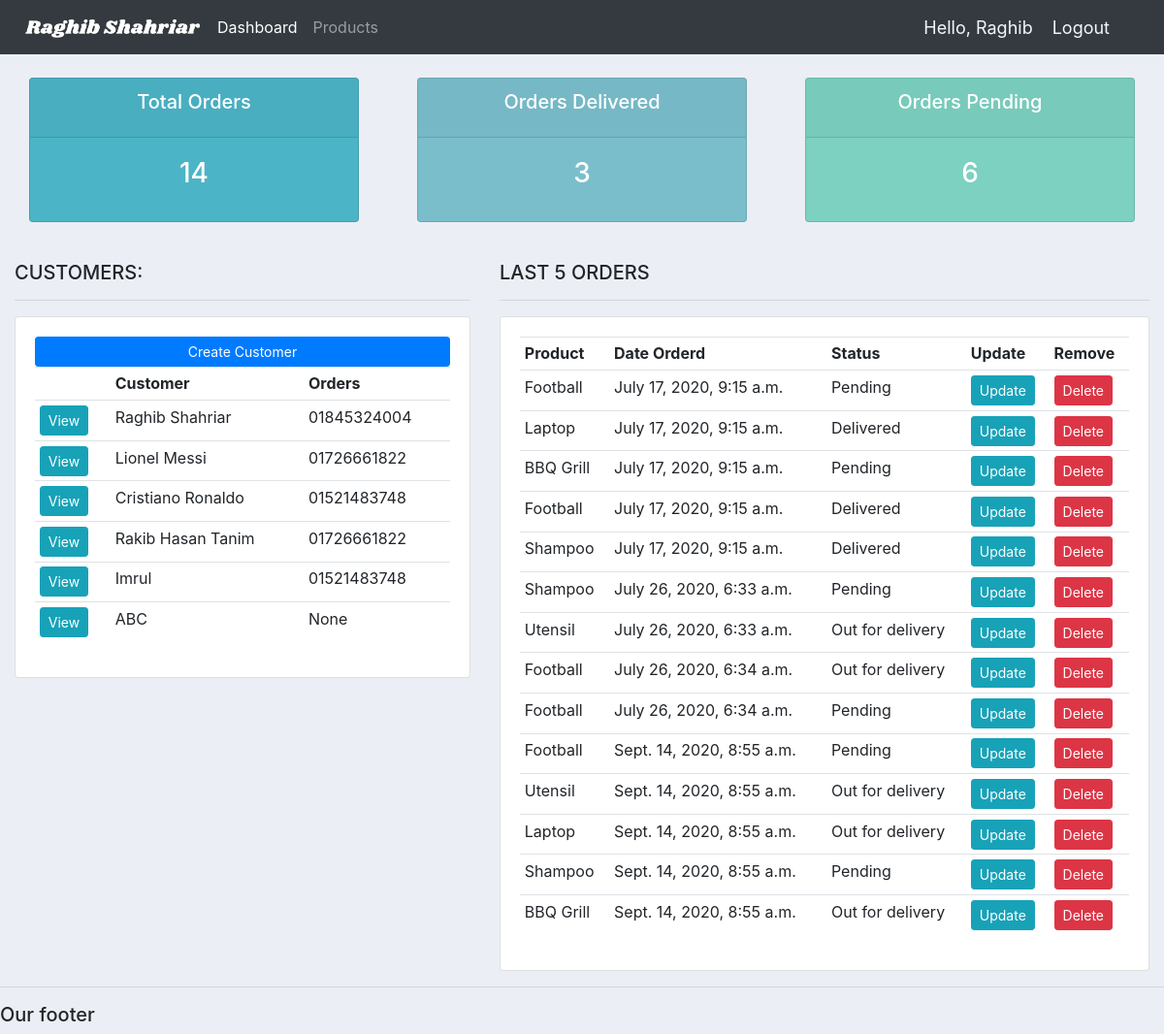
The app's page / (signed in) with its own data.
### accounts/models.py (models this page shows, shortened)
class Customer(models.Model):
    user = models.OneToOneField(User,null=True,blank=True,on_delete=models.CASCADE)
    name = models.CharField(max_length=100,null=True)
    phone = models.CharField(max_length=100,null=True)
    email = models.CharField(max_length=100,null=True)
    profile_pic = models.ImageField(default="raghib.jpg",null=True,blank=True)
    date_created = models.DateTimeField(auto_now_add=True,null=True)

class Order(models.Model):
    STATUS = (
        ('Pending','Pending'),
        ('Out for delivery','Out for delivery'),
        ('Delivered','Delivered'),
    )
    date_created = models.DateTimeField(auto_now_add=True,null=True)
    customer = models.ForeignKey(Customer,null=True,on_delete=models.SET_NULL)
    product = models.ForeignKey(Product,null=True,on_delete=models.SET_NULL)
    status = models.CharField(max_length=100,null=True,choices=STATUS)
    note = models.CharField(max_length=100,null=True)

class Product(models.Model):
    CATEGORY =  (
        ('Indoor','Indoor'),
        ('Outdoor','Outdoor'),
    )
    name = models.CharField(max_length=100,null=True)
    price = models.FloatField(null=True)
    category = models.CharField(max_length=100,null=True,choices=CATEGORY)
    description = models.CharField(max_length=100,null=True,blank=True)
    date_created = models.DateTimeField(auto_now_add=True,null=True)
    tags = models.ManyToManyField(Tag)
    def __str__(self):
        return self.name

### accounts/decorators.py (the view)
	def wrapper_function(request, *args, **kwargs):
		group = None
		if request.user.groups.exists():
			group = request.user.groups.all()[0].name
		if group == 'customer':
			return redirect('user-page')
		if group == 'admin':
			return view_func(request, *args, **kwargs)

### accounts/views.py (called while the page is built)
@login_required(login_url='login')
@admin_only
def home(request):
    orders = Order.objects.all()
    home_customers = Customer.objects.all()
    total_customer = home_customers.count()
    total_orders = orders.count()
    delivered = orders.filter(status='Delivered').count()
    pending = orders.filter(status='Pending').count()
    context = {'orders':orders,'home_customers':home_customers,'total_customer':total_customer,'total_orders':total_orders,'delivered':delivered,'pending':pending}
    return render(request,'accounts/dashboard.html',context)

### accounts/templates/accounts/dashboard.html
{%  extends 'accounts/main.html' %}
{% block content %}
{%  include 'accounts/status.html' %}
<br>
<div class="row">
	<div class="col-md-5">
		<h5>CUSTOMERS:</h5>
		<hr>
		<div class="card card-body">
			<a class="btn btn-primary  btn-sm btn-block" href="">Create Customer</a>
			<table class="table table-sm">
				<tr>
					<th></th>
					<th>Customer</th>
					<th>Orders</th>
				</tr>
				{% for h_customer in home_customers %}
					<tr>
						<td><a class="btn btn-sm btn-info" href="{% url 'customer' h_customer.id %}">View</a></td>
						<td>{{ h_customer.name }}</td>
						<td>{{ h_customer.phone }}</td>
					</tr>
				{% endfor %}
			</table>
		</div>
	</div>
	<div class="col-md-7">
		<h5>LAST 5 ORDERS</h5>
		<hr>
		<div class="card card-body">
			<table class="table table-sm">
				<tr>
					<th>Product</th>
					<th>Date Orderd</th>
					<th>Status</th>
					<th>Update</th>
					<th>Remove</th>
				</tr>
				{% for order in orders %}
					<tr>
						<td>{{ order.product }}</td>
						<td>{{ order.date_created }}</td>
						<td>{{ order.status }}</td>
						<td><a class="btn btn-sm btn-info" href="{% url 'update_order' order.id %}">Update</a></td>
						<td><a class="btn btn-sm btn-danger" href="{% url 'delete_order' order.id %}">Delete</a></td>
					</tr>
				{% endfor %}
			</table>
		</div>
	</div>
</div>
{% endblock %}

### accounts/templates/accounts/main.html (shortened to what this page needs)
{% load static %}
<!DOCTYPE html>
<html>
<head>
	<link rel="stylesheet" href="https://stackpath.bootstrapcdn.com/bootstrap/4.5.0/css/bootstrap.min.css">
	<link rel="stylesheet" href="{% static 'css/main.css' %}">
</head>
<body>
	{%  include 'accounts/navbar.html' %}
	<div class="container-fluid">
	{% block content %}
	{% endblock %}
    </div>
	<hr>
	<h5>Our footer</h5>
</body>
</html>

### accounts/templates/accounts/navbar.html (shortened to what this page needs)
{% load static %}
<nav class="navbar navbar-expand-lg navbar-dark bg-dark">
  <img src="{% static 'images/logo.png' %}" alt="">
  <div class="collapse navbar-collapse" id="navbarNav">
    <ul class="navbar-nav">
      {% if request.user.is_staff %}
      <li class="nav-item active">
        <a class="nav-link" href="{% url 'home' %}">Dashboard</a>
      </li>
      <li class="nav-item">
        <a class="nav-link" href="{% url 'products' %}">Products</a>
      </li>
      {% else %}
      <li class="nav_item">
        <a href="{% url 'account' %}" class="nav-link">Settings</a>
      </li>
      {% endif %}
    </ul>
  </div>
  <span class="hello-msg">Hello, {{ request.user }}</span>
  <span class="hello-msg"><a href="{% url 'logout' %}">Logout</a></span>
</nav>

### accounts/templates/accounts/status.html
<br>
<div class="row">
	<div class="col">
		<div class="col-md">
			<div class="card text-center text-white  mb-3" id="total-orders">
			  	<div class="card-header">
			  		<h5 class="card-title">Total Orders</h5>
			  	</div>
			  	<div class="card-body">
			    	<h3 class="card-title">{{ total_orders }}</h3>
			  	</div>
			</div>
		</div>
	</div>
	<div class="col">
		<div class="col-md">
			<div class="card text-center text-white  mb-3" id="orders-delivered">
			  	<div class="card-header">
			  		<h5 class="card-title">Orders Delivered</h5>
			  	</div>
			  	<div class="card-body">
			    	<h3 class="card-title">{{ delivered }}</h3>
			  	</div>
			</div>
		</div>
	</div>
	<div class="col">
		<div class="col-md">
			<div class="card text-center text-white  mb-3" id="orders-pending">
			  	<div class="card-header">
			  		<h5 class="card-title">Orders Pending</h5>
			  	</div>
			  	<div class="card-body">
			    	<h3 class="card-title">{{ pending }}</h3>
			  	</div>
			</div>
		</div>
	</div>
</div>

### static/css/main.css (style rules this page uses)
body { background-color: #ebeff5; }
#total-orders { background-color: #4cb4c7; }
#orders-delivered { background-color: #7abecc; }
#orders-pending { background-color: #7CD1C0; }

### accounts/templates/accounts/navbar.html (style rules this page uses)
.hello-msg { font-size: 18px; color: aliceblue; margin-right: 20px; }
.hello-msg a { font-size: 18px; color: aliceblue; margin-right: 20px; }

### records on screen
Customer: name "Raghib Shahriar", phone "01845324004"
Customer: name "Lionel Messi", phone "01726661822"
Customer: name "Cristiano Ronaldo", phone "01521483748"
Customer: name "Rakib Hasan Tanim", phone "01726661822"
Customer: name "Imrul", phone "01521483748"
Customer: name "ABC", phone "None"
Order: product "Football", date_created "July 17, 2020, 9:15 a.m.", status "Pending"
Order: product "Laptop", date_created "July 17, 2020, 9:15 a.m.", status "Delivered"
Order: product "BBQ Grill", date_created "July 17, 2020, 9:15 a.m.", status "Pending"
Order: product "Football", date_created "July 17, 2020, 9:15 a.m.", status "Delivered"
Order: product "Shampoo", date_created "July 17, 2020, 9:15 a.m.", status "Delivered"
Order: product "Shampoo", date_created "July 26, 2020, 6:33 a.m.", status "Pending"
Order: product "Utensil", date_created "July 26, 2020, 6:33 a.m.", status "Out for delivery"
Order: product "Football", date_created "July 26, 2020, 6:34 a.m.", status "Out for delivery"
Order: product "Football", date_created "July 26, 2020, 6:34 a.m.", status "Pending"
Order: product "Football", date_created "Sept. 14, 2020, 8:55 a.m.", status "Pending"
Order: product "Utensil", date_created "Sept. 14, 2020, 8:55 a.m.", status "Out for delivery"
Order: product "Laptop", date_created "Sept. 14, 2020, 8:55 a.m.", status "Out for delivery"
Order: product "Shampoo", date_created "Sept. 14, 2020, 8:55 a.m.", status "Pending"
Order: product "BBQ Grill", date_created "Sept. 14, 2020, 8:55 a.m.", status "Out for delivery"

### other values on screen
{{ request.user }} "Raghib"
{{ total_orders }} "14"
{{ delivered }} "3"
{{ pending }} "6"
